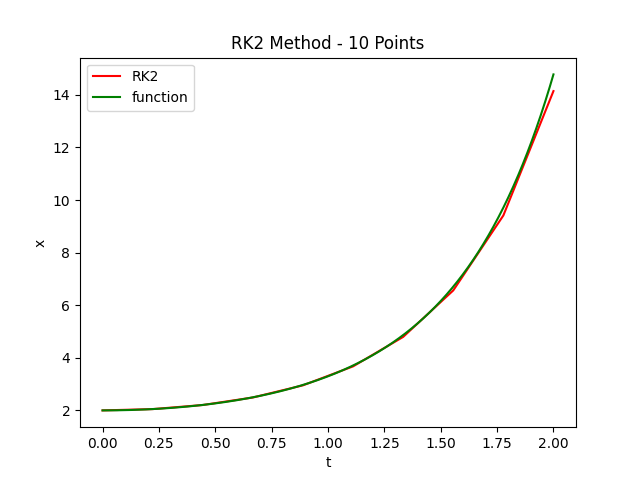

Write the Python code that produced this figure.
import math
import numpy as np
import matplotlib.pyplot as plt

def f(x, t):
    return (2 * math.exp(t**2 / 2))

def dx(x, t):
    return (x * t)

def rk2(ti, tf, n):

    dt = (tf - ti) / (n - 1)
    x0 = f(0, ti)
    arr_x1 = []
    arr_x2 = []
    arr_t1 = np.linspace(ti, tf, int(n))
    arr_t2 = np.linspace(ti, tf, 1000)

    for i in range(1000):
        arr_x2.append(f(x0, arr_t2[i]))
    
    for i in range(int(n)):
        k1 = dt * dx(x0, dt * i)
        k2 = dt * dx(x0 + k1 / 2, dt * i + dt / 2)
        x1 = x0 + k2
        arr_x1.append(x0)
        x0 = x1

    plt.plot(arr_t1, arr_x1, c='r', label='RK2')
    plt.plot(arr_t2, arr_x2, c='g', label='function')   
    plt.title('RK2 Method - 10 Points')
    plt.xlabel('t')
    plt.ylabel('x')
    plt.legend()
    plt.show()

def main():
    rk2(0, 2, 10)

main()
